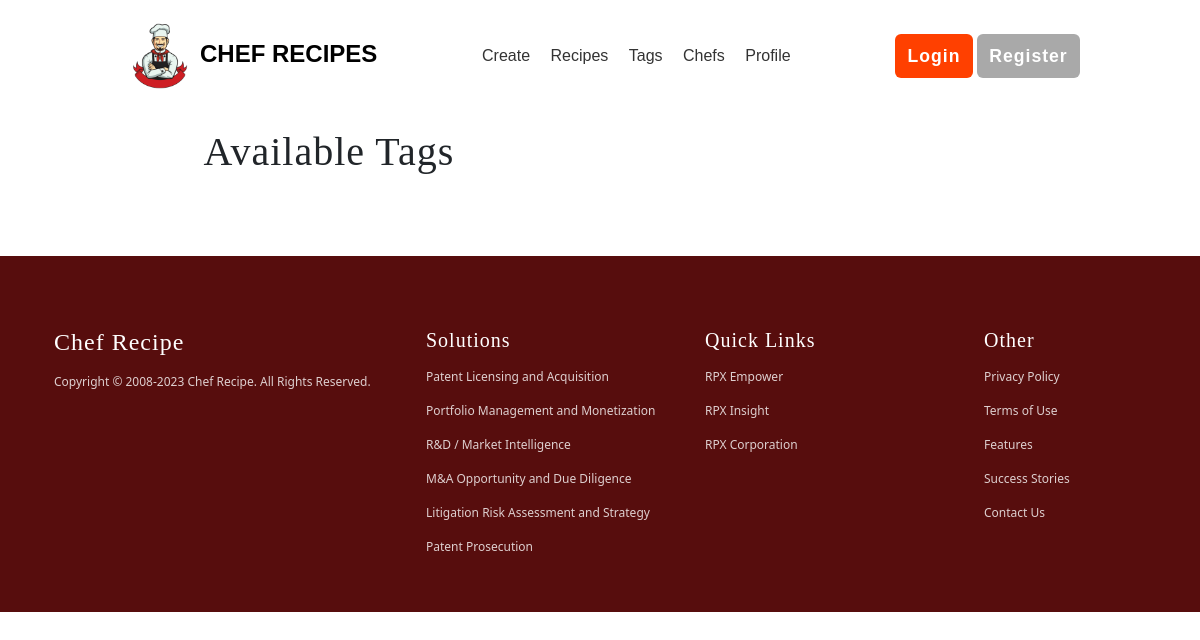
/tags, run on an earlier commit of the app's database.
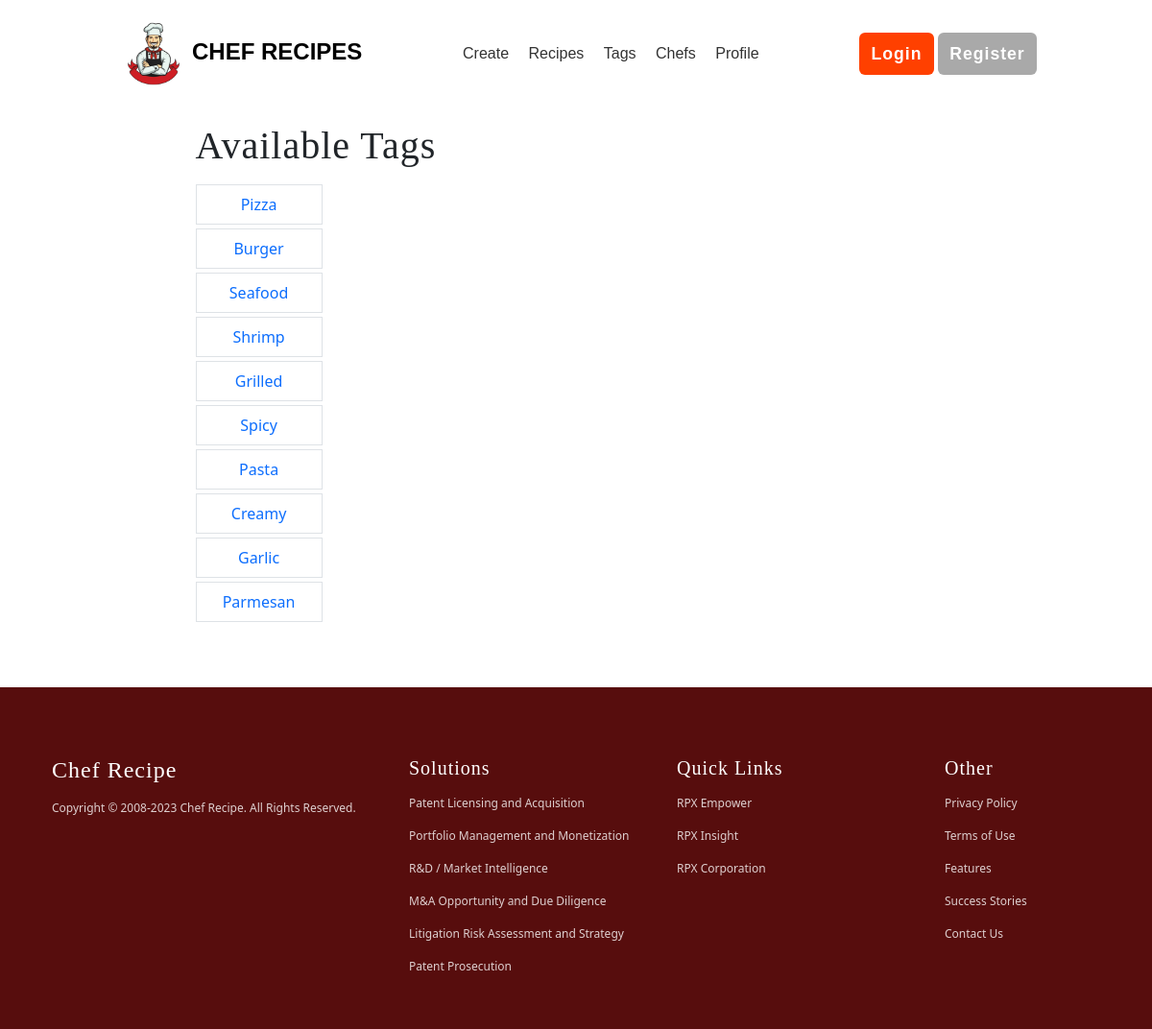
And on a later commit of the database.
### main/models.py (models this page shows, shortened)
class Tag(models.Model):
    name = models.CharField(max_length=50)
    created_at = models.DateTimeField(auto_now_add=True)
    updated_at = models.DateTimeField(auto_now=True)

### main/views.py (the view)
# urls.py: path('tags', views.tags, name='tags'),
def tags(request):
    tagList = Tag.objects.all()
    return render(request, 'main/tags.html', {'tags': tagList})

### templates/main/tags.html
{% extends 'includes/base.html' %}
{% load static %}
{% block body %}
<div style="width: 100%; max-width: 825px; margin: auto;" class=" p-3 mb-5  ">
    <h1 class="mx-md-n5">Available Tags</h1>
    <div class="mt-3">
        {% for i in tags %}
        <div class="border p-2 col-2 my-1 text-center" style="text-transform: capitalize;" >
            <a href="{% url 'main:tags' %}/{{i.name}}">{{i.name}}</a>
        </div>
        {% endfor %}
    </div>
</div>
{% endblock %}

### templates/includes/base.html (shortened to what this page needs)
{% load static %}
<!doctype html>
<html lang="en">
  <head>
    <link href="https://cdn.jsdelivr.net/npm/bootstrap@5.3.0/dist/css/bootstrap.min.css" rel="stylesheet">
    <link href="{% static 'css/style.css' %}" rel="stylesheet">
    <link href="{% static 'css/details.css' %}" rel="stylesheet">
    <link href="{% static 'css/footer.css' %}" rel="stylesheet">
    <link href="https://cdnjs.cloudflare.com/ajax/libs/font-awesome/5.13.0/css/all.min.css" rel="stylesheet">
  </head>
  <body>
    {% include 'includes/navbar.html' %}
    {% block body %}{% endblock %}
    {% include 'includes/footer.html' %}
  </body>
</html>

### templates/includes/navbar.html (shortened to what this page needs)
{% load static %}
<header>
  <section class="wrapper nav-flex">
      <nav>
         <a href="{% url 'main:home' %}" style="font-size: 24px; font-weight: bold; font-family: Arial, Helvetica, sans-serif; color: black;"><img src="{% static 'images/chef.png' %}" class="logo">CHEF RECIPES</a>
      </nav>
      <nav class="navigation">
        <ul>
                <li><a href="{% url 'main:create' %}">Create</a></li>
                <li><a href="#">Recipes</a></li>
                <li><a href="{% url 'main:tags' %}">Tags</a></li>
                <li><a href="{% url 'main:chefs' %}">Chefs</a></li>
                <li><a href="{% url 'account:profile' %}">Profile</a></li>
        </ul>
      </nav>
      {% if not request.user.is_authenticated %}
      <nav class="login-area">
          <button class="login"><a href="{% url 'account:login' %}">Login</a></button>
          <button class="register"><a href="{% url 'account:signup' %}">Register</a></button>
      </nav>
      {% endif %}
  </section>
</header>

### templates/includes/footer.html (shortened to what this page needs)
<footer class="text-center footer text-center">
    <div class="container p-4">
        <div class="row  text-md-start mt-5">
          <div class="col-md-4 ">
            <h4 class="pb-3">Chef Recipe</h4>
            <p class="copy-right"> Copyright © 2008-2023 Chef Recipe. All Rights Reserved.</p>
          </div>
          <div class="col-md-3">
           <h5 class="pb-3">Solutions </h5>
            <ul class="list-style ps-0 ">
              <li class="pb-3">Patent Licensing and Acquisition</li>
              <li class="pb-3">Portfolio Management and Monetization</li>
              <li class="pb-3">R&D / Market Intelligence</li>
              <li class="pb-3">M&A Opportunity and Due Diligence</li>
              <li class="pb-3">Litigation Risk Assessment and Strategy</li>
              <li class="pb-3">
                Patent Prosecution
              </li>
            </ul>
          </div>
          <div class="col-md-3 ">
           <h5 class="pb-3"> Quick links </h5>
            <ul class="list-style ps-0">
              <li class="pb-3">RPX Empower</li>
              <li class="pb-3">RPX Insight</li>
              <li class="pb-3">RPX Corporation</li>
            </ul>
          </div>
          <div class="col-md-2 ">
           <h5 class="pb-3"> Other </h5>
            <ul class="list-style ps-0">
              <li class="pb-3">Privacy Policy</li>
              <li class="pb-3">Terms of Use</li>
              <li class="pb-3">Features</li>
              <li class="pb-3">Success Stories</li>
              <li class="pb-3">Contact Us</li>
            </ul>
          </div>
        </div>
    </div>
  </footer>

### static/css/style.css (style rules this page uses)
* { margin: 0; padding: 0; }
a, a:hover, a:focus, a:active { text-decoration: none; border: 0; }
header { padding: 1em 0; }
nav { margin: 0; }
.nav-flex { display: -webkit-flex; display: -ms-flexbox; display: flex; flex-direction: row; flex-wrap: wrap; align-content: center; align-items: center; justify-content: space-between; margin: 0 auto; width: auto; }
.navigation ul { list-style: none; list-style-type:none; list-style-image:none; margin: 0; padding: 0; font-family: 'Dosis', sans-serif; }
.navigation li { display: inline-block; margin: 0; }
.navigation li a { color: #333333; padding: 0.3em 0.5em; transition: all 0.1s ease-in; border-radius: 5px; }
nav button a { color: #FFFFFF; }
.logo { max-height: 5rem; }
h1, h2, h3, h4, h5, h6 { font-family: 'Baloo', cursive; letter-spacing: 1px; text-transform: capitalize; -webkit-margin-before:0; -webkit-margin-after:0; }
h1 { font-size: 2.5rem; }
.wrapper { width: 80vw; margin: auto; align-content: center; }
button { padding: 0.5em 0.7em; border-radius: 6px; border: 0; cursor: pointer; font-family: 'Dosis', sans-serif; font-weight: 700; font-size: 1.1rem; letter-spacing: 1px; transition: all 0.1s ease-in; }
.login { background-color: rgb(255, 64, 0); color: white; }
.register { background-color: darkgrey; }

### static/css/footer.css (style rules this page uses)
.footer { color:#fff; background-color: #570d0d; }
.list-style { list-style-type:none!important; cursor:pointer; font-size:.75rem; opacity:.8; }
.copy-right { font-size:.75rem; opacity:.8; }

What changed in the data, as far as the page shows it:
added Tag: name "Pizza"
added Tag: name "Burger"
added Tag: name "Seafood"
added Tag: name "Shrimp"
added Tag: name "Grilled"
added Tag: name "Spicy"
added Tag: name "Pasta"
added Tag: name "Creamy"
added Tag: name "Garlic"
added Tag: name "Parmesan"
